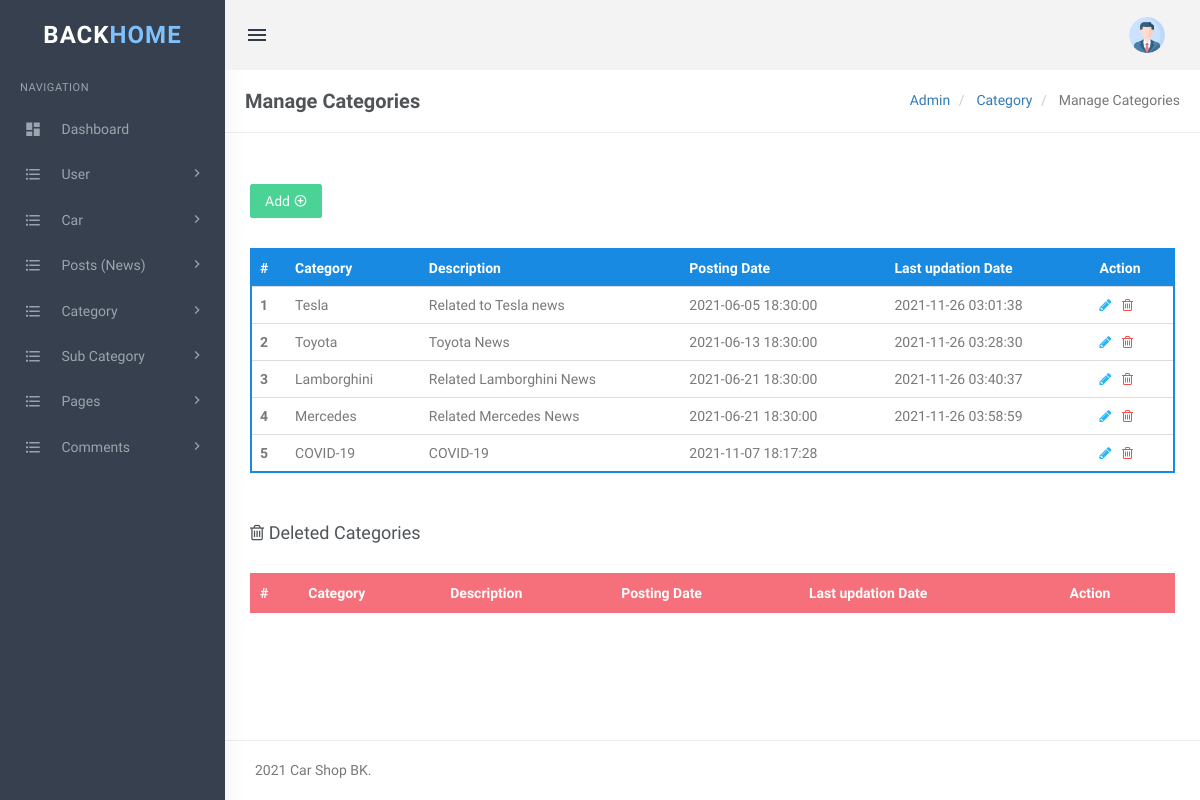
The page /admin/admin/manage-categories.php on the database its author committed.
### tables this page shows
CREATE TABLE `tblcategory` (
    `id` int(11) UNSIGNED NOT NULL AUTO_INCREMENT,
    `CategoryName` varchar(200) DEFAULT NULL,
    `Description` mediumtext DEFAULT NULL,
    `PostingDate` timestamp NULL DEFAULT current_timestamp(),
    `UpdationDate` timestamp NULL DEFAULT NULL ON UPDATE current_timestamp(),
    `Is_Active` int(1) DEFAULT NULL,
    PRIMARY KEY (`id`)
);

### admin/admin/manage-categories.php (the view, shortened to what this page needs)
<?php
$con = connect();
?>
<!DOCTYPE html>
<html lang="en">
<head>
    <link href="assets/css/bootstrap.min.css" rel="stylesheet" type="text/css" />
    <link href="assets/css/core.css" rel="stylesheet" type="text/css" />
    <link href="assets/css/components.css" rel="stylesheet" type="text/css" />
    <link href="assets/css/icons.css" rel="stylesheet" type="text/css" />
    <link href="assets/css/pages.css" rel="stylesheet" type="text/css" />
    <link href="assets/css/menu.css" rel="stylesheet" type="text/css" />
    <link href="assets/css/responsive.css" rel="stylesheet" type="text/css" />
    <link rel="stylesheet" href="../plugins/switchery/switchery.min.css">
</head>
<body class="fixed-left">
    <div id="wrapper">
        <?php include('includes/topheader.php'); ?>
        <?php include('includes/leftsidebar.php'); ?>
        <div class="content-page">
            <div class="content">
                <div class="container">
                    <div class="row">
                        <div class="col-xs-12">
                            <div class="page-title-box">
                                <h4 class="page-title">Manage Categories</h4>
                                <ol class="breadcrumb p-0 m-0">
                                    <li>
                                        <a href="#">Admin</a>
                                    </li>
                                    <li>
                                        <a href="#">Category </a>
                                    </li>
                                    <li class="active">
                                        Manage Categories
                                    </li>
                                </ol>
                                <div class="clearfix"></div>
                            </div>
                        </div>
                    </div>
                    <div class="row">
                        <div class="col-sm-6">
                        </div>
                        <div class="row">
                            <div class="col-md-12">
                                <div class="demo-box m-t-20">
                                    <div class="m-b-30">
                                        <a href="add-category.php">
                                            <button id="addToTable" class="btn btn-success waves-effect waves-light">Add <i class="mdi mdi-plus-circle-outline"></i></button>
                                        </a>
                                    </div>
                                    <div class="table-responsive">
                                        <table class="table m-0 table-colored-bordered table-bordered-primary">
                                            <thead>
                                                <tr>
                                                    <th>#</th>
                                                    <th> Category</th>
                                                    <th>Description</th>
                                                    <th>Posting Date</th>
                                                    <th>Last updation Date</th>
                                                    <th>Action</th>
                                                </tr>
                                            </thead>
                                            <tbody>
                                                <?php
                                                $query = mysqli_query($con, "Select id,CategoryName,Description,PostingDate,UpdationDate from  tblcategory where Is_Active=1");
                                                $cnt = 1;
                                                while ($row = mysqli_fetch_array($query)) {
                                                ?>
                                                    <tr>
                                                        <th scope="row"><?php echo htmlentities($cnt); ?></th>
                                                        <td><?php echo htmlentities($row['CategoryName']); ?></td>
                                                        <td><?php echo htmlentities($row['Description']); ?></td>
                                                        <td><?php echo htmlentities($row['PostingDate']); ?></td>
                                                        <td><?php echo htmlentities($row['UpdationDate']); ?></td>
                                                        <td><a href="edit-category.php?cid=<?php echo htmlentities($row['id']); ?>"><i class="fa fa-pencil" style="color: #29b6f6;"></i></a>
                                                            &nbsp;<a href="manage-categories.php?rid=<?php echo htmlentities($row['id']); ?>&&action=del"> <i class="fa fa-trash-o" style="color: #f05050"></i></a> </td>
                                                    </tr>
                                                <?php
                                                    $cnt++;
                                                } ?>
                                            </tbody>
                                        </table>
                                    </div>
                                </div>
                            </div>
                        </div>
                        <div class="row">
                            <div class="col-md-12">
                                <div class="demo-box m-t-20">
                                    <div class="m-b-30">
                                        <h4><i class="fa fa-trash-o"></i> Deleted Categories</h4>
                                    </div>
                                    <div class="table-responsive">
                                        <table class="table m-0 table-colored-bordered table-bordered-danger">
                                            <thead>
                                                <tr>
                                                    <th>#</th>
                                                    <th> Category</th>
                                                    <th>Description</th>
                                                    <th>Posting Date</th>
                                                    <th>Last updation Date</th>
                                                    <th>Action</th>
                                                </tr>
                                            </thead>
                                        </table>
                                    </div>
                                </div>
                            </div>
                        </div>
                    </div>
                </div>
                <?php include('includes/footer.php'); ?>
            </div>
        </div>
</body>
</html>

### admin/admin/assets/css/core.css (style rules this page uses)
body { font-family: 'Varela Round', sans-serif; margin: 0; padding-bottom: 60px; overflow-x: hidden; color: #797979; }
html { position: relative; min-height: 100%; }
.h1, .h2, .h3, .h4, .h5, .h6, h1, h2, h3, h4, h5, h6 { color: #505458; font-family: 'Hind Madurai', sans-serif; margin: 10px 0; }
* { outline: none !important; }
.container { width: auto; }
#wrapper { height: 100%; overflow: hidden; width: 100%; }
.p-0 { padding: 0 !important; }
.m-0 { margin: 0 !important; }
.m-t-20 { margin-top: 20px !important; }
.m-b-30 { margin-bottom: 30px !important; }
.row { margin-right: -10px; margin-left: -10px; }
.col-lg-1, .col-lg-10, .col-lg-11, .col-lg-12, .col-lg-2, .col-lg-3, .col-lg-4, .col-lg-5, .col-lg-6, .col-lg-7, .col-lg-8, .col-lg-9, .col-md-1, .col-md-10, .col-md-11, .col-md-12, .col-md-2, .col-md-3, .col-md-4, .col-md-5, .col-md-6, .col-md-7, .col-md-8, .col-md-9, .col-sm-1, .col-sm-10, .col-sm-11, .col-sm-12, .col-sm-2, .col-sm-3, .col-sm-4, .col-sm-5, .col-sm-6, .col-sm-7, .col-sm-8, .col-sm-9, .col-xs-1, .col-xs-10, .col-xs-11, .col-xs-12, .col-xs-2, .col-xs-3, .col-xs-4, .col-xs-5, .col-xs-6, .col-xs-7, .col-xs-8, .col-xs-9 { padding-left: 10px; padding-right: 10px; }
.breadcrumb { background-color: transparent; margin-bottom: 15px; padding-top: 10px; padding-left: 0; }
.waves-effect { position: relative; cursor: pointer; display: inline-block; overflow: hidden; -webkit-user-select: none; -moz-user-select: none; -ms-user-select: none; user-select: none; -webkit-tap-highlight-color: transparent; vertical-align: middle; z-index: 1; will-change: opacity, transform; -webkit-transition: all 0.3s ease-out; -moz-transition: all 0.3s ease-out; -o-transition: all 0.3s ease-out; -ms-transition: all 0.3s ease-out; transition: all 0.3s ease-out; }
.demo-box { padding: 10px 15px; }

### admin/admin/assets/css/menu.css (style rules this page uses)
.content-page { margin-left: 225px; overflow: hidden; }
.content-page .content { padding: 0 5px 10px 5px; margin-top: 70px; }
.page-title { font-size: 20px; margin-bottom: 0; margin-top: 0; font-weight: 600; }
.page-title-box { padding: 20px; border-bottom: 1px solid #eee; margin: 0 -20px 20px -20px; }
.page-title-box .page-title { margin-bottom: 0; float: left; }
.page-title-box .breadcrumb { float: right; background-color: transparent !important; }

### rows shown on the page
tblcategory: CategoryName "Tesla", Description "Related to Tesla news", PostingDate "2021-06-05 18:30:00", UpdationDate "2021-11-26 03:01:38"
tblcategory: CategoryName "Toyota", Description "Toyota News", PostingDate "2021-06-13 18:30:00", UpdationDate "2021-11-26 03:28:30"
tblcategory: CategoryName "Lamborghini", Description "Related Lamborghini News", PostingDate "2021-06-21 18:30:00", UpdationDate "2021-11-26 03:40:37"
tblcategory: CategoryName "Mercedes", Description "Related Mercedes News", PostingDate "2021-06-21 18:30:00", UpdationDate "2021-11-26 03:58:59"
tblcategory: CategoryName "COVID-19", Description "COVID-19", PostingDate "2021-11-07 18:17:28"
